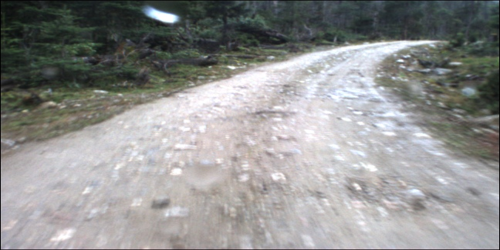
#> input picture input_data/0618.png, 500 x 250 px
$ jupyter execute Train_SVM.ipynb
#> lines starting #> are read from the running program, lines starting #| are printed output that depends on the picture; after the words box and inside, x2 and y2 are one past the last pixel; in counts of white or black regions, pixels touching at a corner belong together
[cell 1]
import glob
import pandas as pd
import numpy as np
import matplotlib.pyplot as plt
from sklearn import svm
from sklearn.preprocessing import StandardScaler
from sklearn.model_selection import train_test_split
from sklearn.metrics import classification_report, accuracy_score
from mpl_toolkits.mplot3d import Axes3D

[cell 2]
# 获取当前目录下所有的CSV文件
csv_files = glob.glob('./RGB_data/data_0618.csv')

# 初始化一个空的DataFrame来存储合并后的数据
data = pd.DataFrame()

# 遍历所有CSV文件并将它们合并
for file in csv_files:
    df = pd.read_csv(file)
    data = pd.concat([data, df], ignore_index=True)
#> this loop made 1 pass; (reads RGB_data/data_0618.csv from the repository)

# 现在all_data包含了所有CSV文件的数据
print(data)

[cell 3]
features = data.drop('Label', axis=1) # 按列操作取名为’Label以外的列
labels = data['Label']
features.shape,labels.shape,type(features),type(labels)

[cell 4]
scaler = StandardScaler()

print(features)
print(features.shape)

features = scaler.fit_transform(features)
features = pd.DataFrame(features)
print(features)

#labels = scaler.transform(labels)
features.shape,labels.shape,
type(features),type(labels)

[cell 5]
# 划分数据集
X_train, X_test, y_train, y_test = train_test_split(features, labels,
                                     test_size=0.25, random_state=42)

[cell 6]
# 创建svm分类器
clf = svm.SVC(kernel='linear')

[cell 7]
# 训练模型
clf.fit(X_train, y_train)

[cell 8]
# 预测测试集(实际上是验证集)
y_pred = clf.predict(X_test)

# 数据量
positive_count = data[data['Label'] == 1]['Label'].count()
negative_count = data[data['Label'] == 0]['Label'].count()

print(f'共{data.shape[0]}个数据, {positive_count}个正样本，{negative_count}个负样本\n')

# 计算并打印准确率
accuracy = accuracy_score(y_test, y_pred)
print(f'Model accuracy: {accuracy:.2f}\n')

# 计算并打印分类报告
report = classification_report(y_test, y_pred)
print('Classification Report:\n', report)

[cell 9]
def plot_svm_decision_boundaries(clf, X_train, y_train):
    # 创建一个图形窗口，大小为20x10英寸
    fig = plt.figure(figsize=(20, 12))

    # 创建四个子图，排列为2行2列
    # axs是一个2x2的数组，每个元素代表一个子图对象
    axs = fig.subplots(2, 2)

    # 将子图数组展平，方便索引
    axs = axs.flatten()

    # BGR (3D) 图
    # 创建3D子图，位置在左上角（221表示2行2列中的第1个）
    ax1 = fig.add_subplot(221, projection='3d')
    # 绘制BGR数据点
    ax1.scatter(X_train[0], X_train[1], X_train[2], c=y_train, cmap=plt.cm.Paired)
    # 设置坐标轴标签
    ax1.set_xlabel('B')
    ax1.set_ylabel('G')
    ax1.set_zlabel('R')
    # 设置子图标题
    ax1.set_title('BGR Channels')

    # 获取支持向量
    support_vectors = clf.support_vectors_
    # 在3D图中绘制支持向量
    ax1.scatter(support_vectors[:, 0], support_vectors[:, 1], support_vectors[:, 2], s=100,
                 linewidth=1, facecolors='none', edgecolors='k')

    # 计算并绘制决策边界
    w = clf.coef_[0]
    b = clf.intercept_[0]
    xx = np.linspace(X_train[0].min() - 1, X_train[0].max() + 1, 10)
    yy = np.linspace(X_train[1].min() - 1, X_train[1].max() + 1, 10)
    X1, X2 = np.meshgrid(xx, yy)
    Z = -w[0] / w[2] * X1 - w[1] / w[2] * X2 - b / w[2]
    ax1.plot_surface(X1, X2, Z, alpha=0.5, rstride=1, cstride=1, color='k', linewidth=0)

    # RG 图 21
    ax2 = axs[1]
    ax2.scatter(X_train[2], X_train[1], c=y_train, cmap=plt.cm.Paired)
    ax2.set_xlabel('R')
    ax2.set_ylabel('G')
    ax2.set_title('RG Channels')

    # 在RG图中绘制支持向量
    ax1.scatter(support_vectors[:, 2], support_vectors[:, 1], s=100,
                 linewidth=1, facecolors='none', edgecolors='k')

    # 绘制RG的决策边界
    xx = np.linspace(X_train[2].min() - 1, X_train[2].max() + 1, 500)
    yy = np.linspace(X_train[1].min() - 1, X_train[1].max() + 1, 500)
    X1, X2 = np.meshgrid(xx, yy)
    Z = -w[2] / w[1] * X1 - b / w[1]
    ax2.contour(X1, X2, Z, colors='k', levels=[0], linestyles=['-'])

    # RB 图 20
    ax3 = axs[2]
    ax3.scatter(X_train[2], X_train[0], c=y_train, cmap=plt.cm.Paired)
    ax3.set_xlabel('R')
    ax3.set_ylabel('B')
    ax3.set_title('RB Channels')

    # 在RB图中绘制支持向量
    ax1.scatter(support_vectors[:, 2], support_vectors[:, 0], s=100,
                 linewidth=1, facecolors='none', edgecolors='k')

    # 绘制RB的决策边界
    xx = np.linspace(X_train[2].min() - 1, X_train[2].max() + 1, 500)
    yy = np.linspace(X_train[0].min() - 1, X_train[0].max() + 1, 500)
    X1, X2 = np.meshgrid(xx, yy)
    Z = -w[2] / w[0] * X1 - b / w[0]
    ax3.contour(X1, X2, Z, colors='k', levels=[0], linestyles=['-'])

    # BG 图 01
    ax4 = axs[3]
    ax4.scatter(X_train[0], X_train[1], c=y_train, cmap=plt.cm.Paired)
    ax4.set_xlabel('B')
    ax4.set_ylabel('G')
    ax4.set_title('BG Channels')

    # 在BG图中绘制支持向量
    ax1.scatter(support_vectors[:, 0], support_vectors[:, 1], s=100,
                 linewidth=1, facecolors='none', edgecolors='k')

    # 绘制BG的决策边界
    xx = np.linspace(X_train[0].min() - 1, X_train[0].max() + 1, 500)
    yy = np.linspace(X_train[1].min() - 1, X_train[1].max() + 1, 500)
    X1, X2 = np.meshgrid(xx, yy)
    Z = -w[0] / w[1] * X1 - b / w[1]
    ax4.contour(X1, X2, Z, colors='k', levels=[0], linestyles=['-'])

    # 自动调整子图布局，避免重叠
    plt.tight_layout()
    # 显示图形
    plt.show()
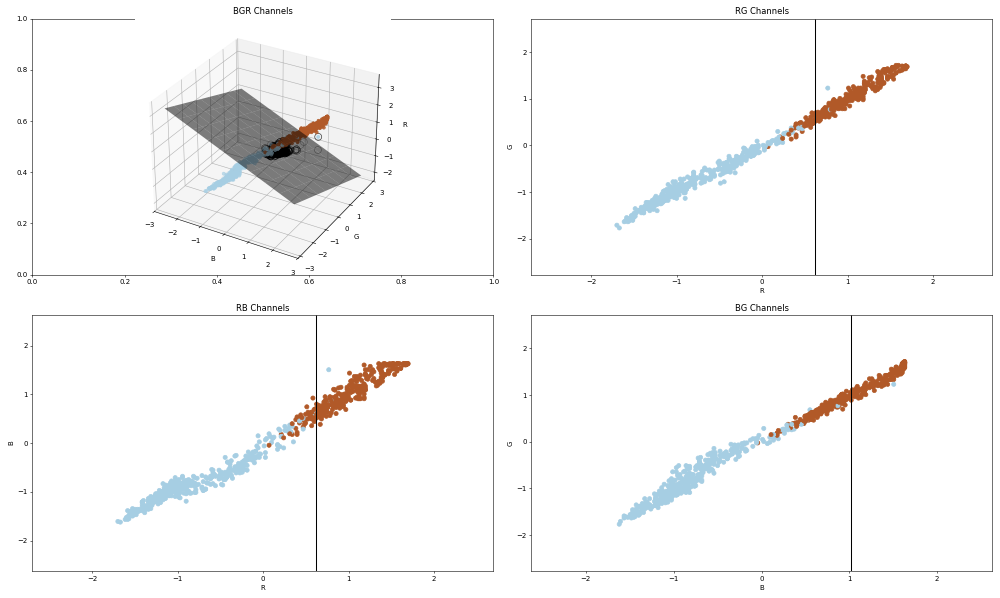
#> figure drawn by matplotlib, 4 panels

# 假设X_train是训练数据，y_train是标签，clf是训练好的SVM模型
# 调用函数，传入SVM模型、训练数据、标签和特征名称
plot_svm_decision_boundaries(clf, X_train, y_train)

[cell 10]
from joblib import dump, load

# 假设 clf 是你的训练好的 SVM 模型
# clf = SVC().fit(X_train, y_train)

# 保存模型
dump(clf, './model/svm_model.joblib')

# 加载模型
clf_loaded = load('./model/svm_model.joblib')

# TEST

[cell 11]
import cv2
import os
from joblib import load

[cell 12]
def load_model(model_path):
    """加载训练好的SVM模型"""
    return load(model_path)

[cell 13]
def preprocess_image(image):
    h, w, _ = image.shape

    blue_channel = image[:, :, 0].reshape(-1)
    green_channel = image[:, :, 1].reshape(-1)
    red_channel = image[:, :, 2].reshape(-1)

    img_array = np.stack((blue_channel, green_channel, red_channel), axis=1)

    print(img_array.shape)

    return img_array

[cell 14]
# 假设你已经有了一个训练好的模型 clf 和一个 StandardScaler 对象 scaler
model_path = './model/svm_model.joblib'
clf = load_model(model_path)

# 加载新的图片
new_image_path = './input_data/0618.png'
new_image = cv2.imread(new_image_path)
#> new_image is the input picture: shape (250, 500, 3); mean B, G, R 143.9, 144.9, 144.5
new_image.shape, type(new_image)

[cell 15]
# 将图片数据转换为模型可以处理的格式
# 这里你需要根据你的训练数据来决定如何处理图片数据
# 例如，如果你的训练数据是图片的某些特征，你需要提取这些特征
# 这里只是一个示例，你需要根据实际情况调整
new_features = preprocess_image(new_image)  # 你需要定义这个函数
#| (125000, 3)
new_features

[cell 16]
# 使用相同的StandardScaler进行标准化
new_features = scaler.transform(new_features)
new_features.shape, type(new_features)

[cell 17]
# 使用模型进行预测
prediction = clf.predict(new_features)

[cell 18]
# 假设你已经得到了BGR三通道的归一化数组 new_features
# new_features 的形状应该是 (n_samples, 3)，其中 n_samples 是像素的数量

# 假设 clf 是你已经训练好的模型
# 例如：clf = SVC(C=1.0, kernel='linear')

# 使用模型进行预测
# 注意：这里假设 new_features 已经是归一化后的数组，并且形状正确
predictions = clf.predict(new_features)

# 将预测结果应用到图片上
# 假设 original_image 是原始图片的NumPy数组
original_image = new_image
height, width, _ = original_image.shape
#> height = 250; width = 500
predicted_image = np.zeros_like(original_image)

for i in range(height):
    for j in range(width):
        # 获取当前像素的索引
        pixel_index = i * width + j

        # 根据预测结果设置像素的颜色
        if predictions[pixel_index] == 1:
            predicted_image[i, j] = (255, 255, 255)  # 白色
        else:
            predicted_image[i, j] = (0, 0, 0)  # 黑色
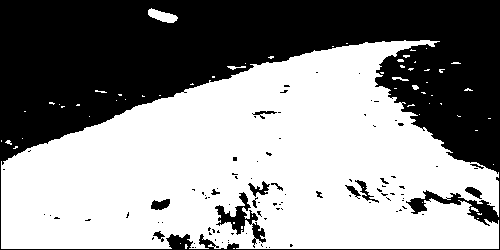
#> predicted_image: shape (250, 500, 3); 56.2% white; 98 black regions (83 under 20 px), largest, box (x1, y1, x2, y2) and area: (0, 0, 500, 250) 52716, (215, 192, 266, 248) 788, (151, 199, 170, 210) 149

[cell 19]
# 显示原始图片
plt.figure(figsize=(10, 5))
plt.subplot(1, 2, 1)
plt.imshow(cv2.cvtColor(original_image, cv2.COLOR_BGR2RGB))
plt.title('Original Image')
plt.axis('off')

# 显示预测后的图片
plt.subplot(1, 2, 2)
plt.imshow(cv2.cvtColor(predicted_image, cv2.COLOR_BGR2RGB))
plt.title('Predicted Image')
plt.axis('off')

# 显示图像
plt.show()
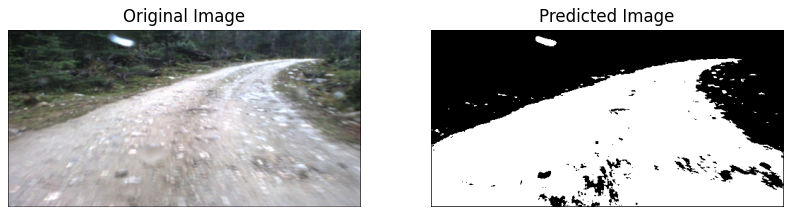
#> figure drawn by matplotlib, 2 panels

# 保存预测后的图片
new_image_name = os.path.splitext(os.path.basename(new_image_path))[0]
save_path = f'./result_img/{new_image_name}.jpg'
cv2.imwrite(save_path, predicted_image)
print(f'Predicted image saved to {save_path}')
